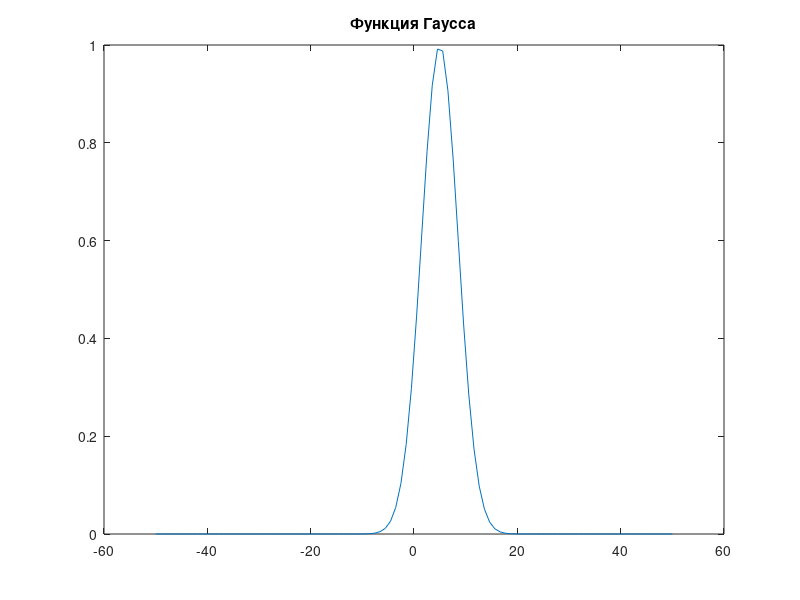

Source code (MATLAB):
a = input("Введите значение нечеткого числа ");
power_g = input("Введите степень нечеткости гауссовой функции ");

lim = 50;
num = linspace(-lim, lim, 100);
s = "Предельное значение ФП " + lim;

gauss = exp(-(num-a).^2 / (power_g^2));
plot(num, gauss);
title("Функция Гаусса");